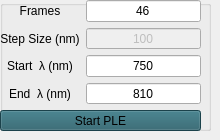
            <widget class="QWidget" name="ple_tab">
             <attribute name="title">
              <string>PLE</string>
             </attribute>
             <widget class="QGroupBox" name="ple_box">
              <property name="geometry">
               <rect>
                <x>0</x>
                <y>0</y>
                <width>211</width>
                <height>131</height>
               </rect>
              </property>
              <property name="title">
               <string/>
              </property>
              <widget class="QWidget" name="layoutWidget_19">
               <property name="geometry">
                <rect>
                 <x>0</x>
                 <y>0</y>
                 <width>201</width>
                 <height>131</height>
                </rect>
               </property>
               <layout class="QGridLayout" name="gridLayout_37">
                <item row="0" column="0">
                 <widget class="QLabel" name="label_147">
                  <property name="text">
                   <string>Frames</string>
                  </property>
                  <property name="alignment">
                   <set>Qt::AlignCenter</set>
                  </property>
                 </widget>
                </item>
                <item row="0" column="1">
                 <widget class="QLineEdit" name="ple_frames">
                  <property name="text">
                   <string>46</string>
                  </property>
                  <property name="alignment">
                   <set>Qt::AlignCenter</set>
                  </property>
                 </widget>
                </item>
                <item row="1" column="0">
                 <widget class="QLabel" name="label_148">
                  <property name="text">
                   <string>Step Size (nm)</string>
                  </property>
                  <property name="alignment">
                   <set>Qt::AlignCenter</set>
                  </property>
                 </widget>
                </item>
                <item row="1" column="1">
                 <widget class="QLineEdit" name="ple_step">
                  <property name="enabled">
                   <bool>false</bool>
                  </property>
                  <property name="text">
                   <string>100</string>
                  </property>
                  <property name="alignment">
                   <set>Qt::AlignCenter</set>
                  </property>
                 </widget>
                </item>
                <item row="2" column="0">
                 <widget class="QLabel" name="label_149">
                  <property name="text">
                   <string>Start  λ (nm)</string>
                  </property>
                  <property name="alignment">
                   <set>Qt::AlignCenter</set>
                  </property>
                 </widget>
                </item>
                <item row="2" column="1">
                 <widget class="QLineEdit" name="ple_start">
                  <property name="text">
                   <string>750</string>
                  </property>
                  <property name="alignment">
                   <set>Qt::AlignCenter</set>
                  </property>
                 </widget>
                </item>
                <item row="3" column="0">
                 <widget class="QLabel" name="label_150">
                  <property name="text">
                   <string>End  λ (nm)</string>
                  </property>
                  <property name="alignment">
                   <set>Qt::AlignCenter</set>
                  </property>
                 </widget>
                </item>
                <item row="3" column="1">
                 <widget class="QLineEdit" name="ple_end">
                  <property name="text">
                   <string>810</string>
                  </property>
                  <property name="alignment">
                   <set>Qt::AlignCenter</set>
                  </property>
                 </widget>
                </item>
                <item row="4" column="0" colspan="2">
                 <widget class="QPushButton" name="ple_button">
                  <property name="styleSheet">
                   <string notr="true">background-color: rgb(38, 93, 105);</string>
                  </property>
                  <property name="text">
                   <string>Start PLE</string>
                  </property>
                 </widget>
                </item>
               </layout>
              </widget>
             </widget>
            </widget>
